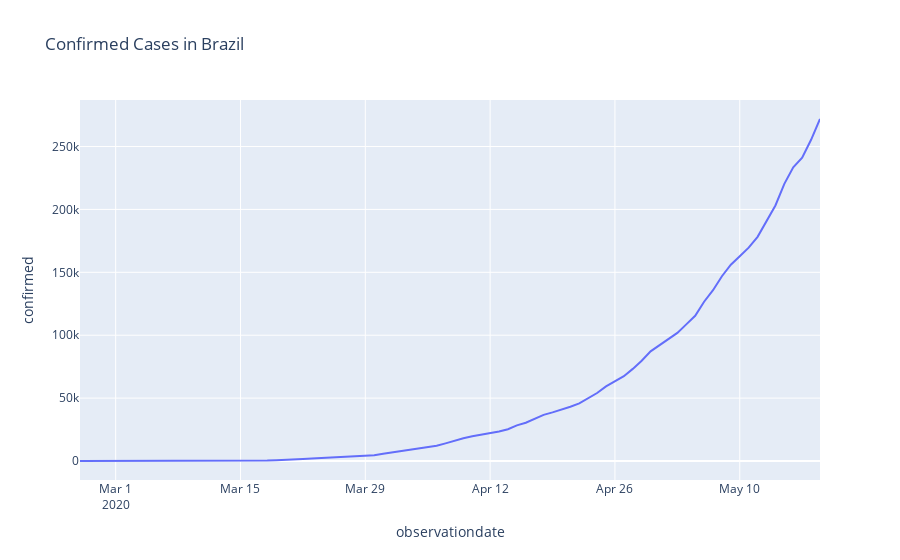

Notebook code for this chart:
### Code cell
px.line(brasil, 'observationdate', 'confirmed', title = 'Confirmed Cases in Brazil')
